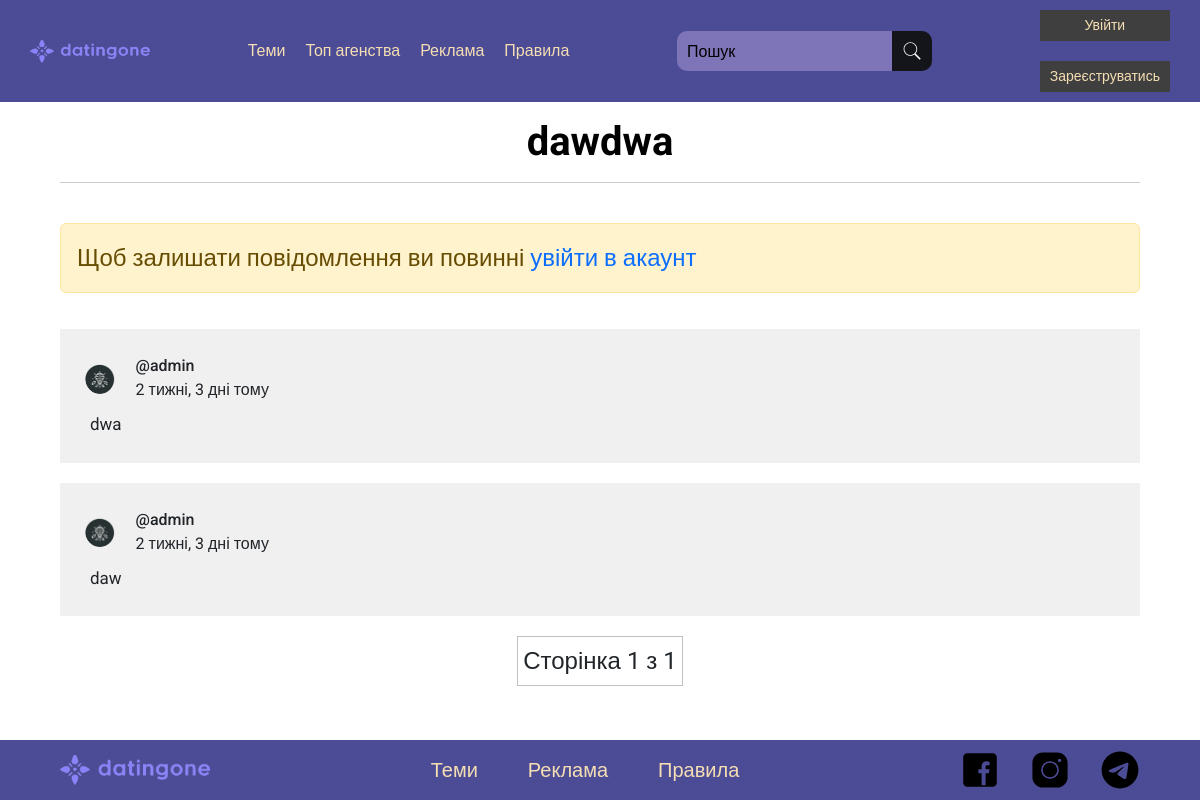
The page /subtheme/6 on the database as committed earlier.
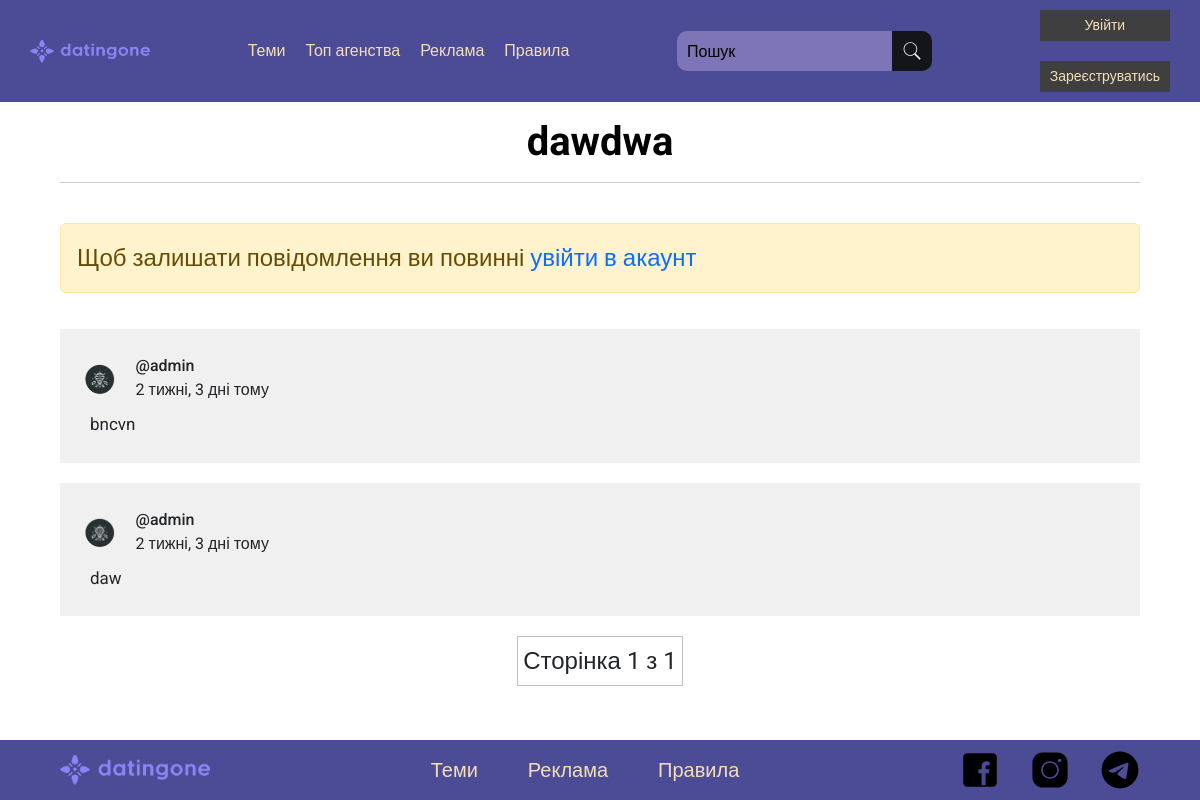
The same page on the database as committed later.
### forum_pages/models.py (models this page shows, shortened)
class BaseMessage(models.Model):
    user = models.ForeignKey(User, on_delete=models.CASCADE, null=True)
    main_text = models.TextField()
    updated = models.DateTimeField(auto_now=True)
    created = models.DateTimeField(auto_now_add=True)
    class Meta:
        abstract = True

class SubThemeMessage(BaseMessage):
    subtheme = models.ForeignKey(
        SubTheme, on_delete=models.CASCADE, null=True, related_name='subtheme_messages')

class User(AbstractUser):
    username = models.CharField(max_length=100,
                                null=True,
                                unique=True,
                                verbose_name='Ваш нікнейм')
    email = models.EmailField(null=True,
                              unique=True,
                              verbose_name='Ваш E-mail')
    telegram = models.CharField(max_length=200,
                                null=True,
                                blank=True,
                                verbose_name='Ваш телеграм нікнейм')
    is_show_telegram = models.BooleanField(default=True,
                                           verbose_name='Показувати телеграм')
    avatar = models.ImageField(null=True,
                               default='avatars/default_avatar.png',
                               upload_to='avatars',
                               verbose_name='Фото профілю')
    is_blocked = models.BooleanField(default=False, blank=True)
    ban_reason = models.TextField(null=True, blank=True)
    REQUIRED_FIELDS = []

### forum_pages/views/_read.py (the view, shortened to what this page needs)
# urls.py: path('subtheme/<str:pk>', views.subTheme, name='subtheme'),
def subTheme(request, pk):
    subtheme = SubTheme.objects.get(id=pk)
    subtheme_messages = subtheme.subtheme_messages.all().order_by('-id')
    p = Paginator(subtheme_messages, 10)
    page = request.GET.get('page')
    paginator = p.get_page(page)
    context = {
        'paginator': paginator,
        'subtheme': subtheme
    }
    return render(request, 'subTheme.html', context)

### templates/forum_pages/subTheme.html (shortened to what this page needs)
 {% extends 'base.html' %}
{% load static %}
{% block style %}
<link rel="stylesheet" href="{% static 'forum_pages/css/themes.min.css' %}">
<link rel="stylesheet" href="{% static 'forum_pages/css/themesmedia.min.css' %}">
{% endblock %}
{% block content %}
<div class="sandbox__info container">
    <div class="sandbox__title">{{ subtheme.title }}</div>
    <div class="divider"></div>
    {% if request.user.is_authenticated %}
    <form class="sandbox__form" method="POST" action="">
        {% csrf_token %}
        <div class="sandbox__title">Залишити повідомлення</div>
        <div class="title__container">
            <textarea type="text" id="main_text" class="sandbox__text" name="main_text" required ></textarea>
        </div>
        <input type="submit" class="sandbox__button submit-inp" value="Зберегти дані">
    </form>
    <div class="divider"></div>
    {% else %}
    <div class="alert alert-warning w-100 fs-4" role="alert">Щоб залишати повідомлення ви повинні <a href="{% url 'login' %}">увійти в акаунт</a></div>
    {% endif %}
    {% for message in paginator %}
        <div class="user__wrapper-interface">
            <div class="user__theme-interface">
                <div class="user__photo-interface"><a href="#"><img src="{{message.user.avatar.url}}" class="side__panel-photo" alt=""></a></div>
                <div class="user__information">
                    <div class="user__name-interface">@{{ message.user.username }}</div>
                    <div class="user__time-interface">{{ message.created|timesince }} тому</div>
                </div>
            </div>
            <div class="user__theme-wrapper">
                {% if is_update and u_message == message %}
                    <form action="{% url 'update-message' subtheme.id message.id %}" method="POST">
                        {% csrf_token %}
                        <input type="text" name="main_text" id="" value="{{ message.main_text }}" required class="update-input">
                        <input type="submit" value="Підтвердити" class="btn btn-primary update-btn">
                    </form>
                {% else %}
                    <div class="user__text-interface user__text-interface2">{{ message.main_text }}</div>
                {% endif %}
            </div>
        </div>
    {% endfor %}
    <div class="subthemes__pages">
        <div>
            <div class="subtheme__current-page">Сторінка {{paginator.number}} з {{paginator.paginator.num_pages}}</div>
        </div>
    </div>
</div>
{% endblock %}

Rows that differ between the two databases and show on the page:
changed SubThemeMessage: main_text "dwa" → "bncvn"
